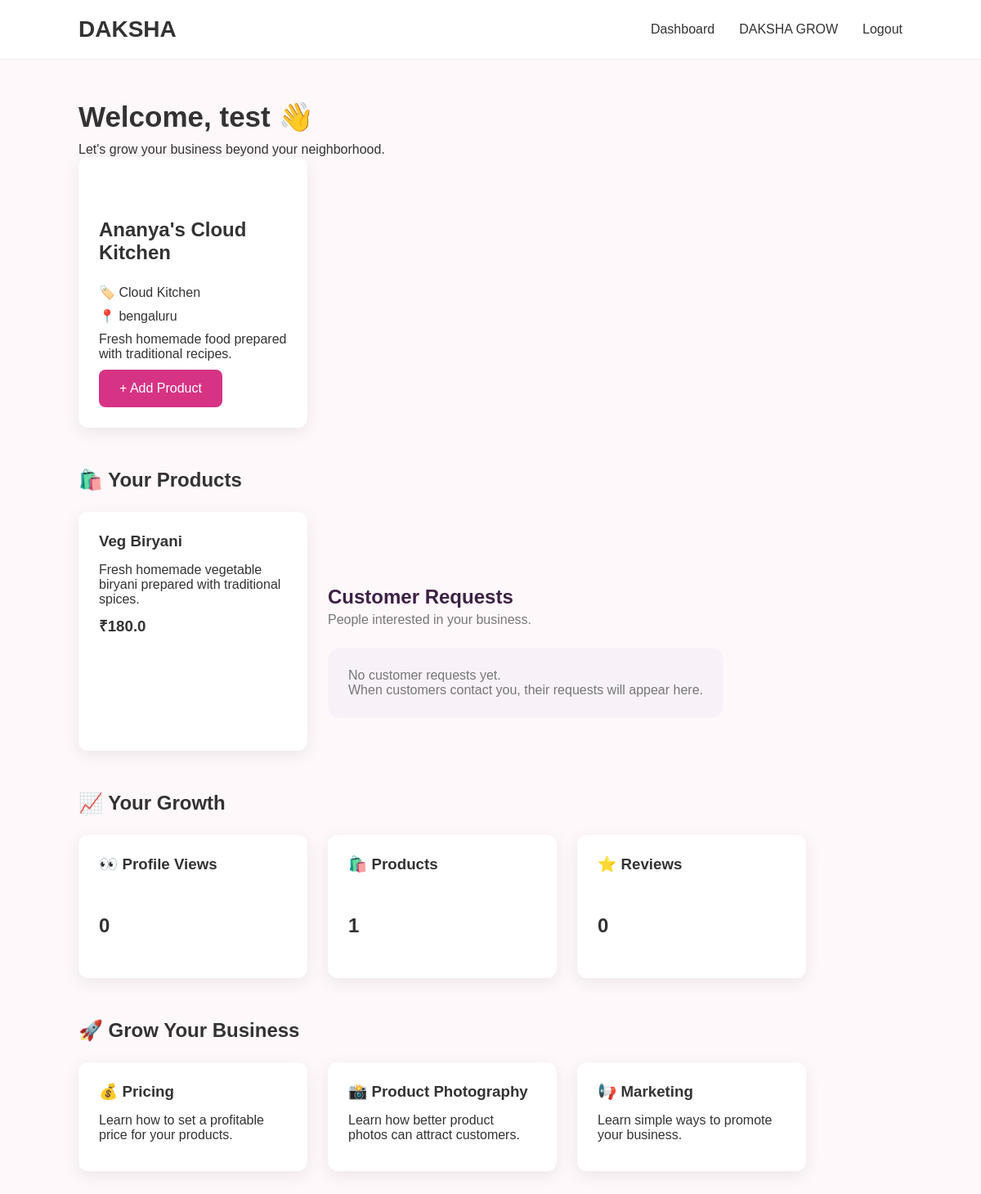
The app's page /entrepreneur (signed in) with its own data.
### tables this page shows
CREATE TABLE businesses (

            id INTEGER PRIMARY KEY AUTOINCREMENT,

            owner_id INTEGER NOT NULL,

            business_name TEXT NOT NULL,

            category TEXT NOT NULL,

            description TEXT,

            location TEXT,

            FOREIGN KEY (owner_id)
            REFERENCES users(id)

        );

CREATE TABLE products (

            id INTEGER PRIMARY KEY AUTOINCREMENT,

            business_id INTEGER NOT NULL,

            name TEXT NOT NULL,

            description TEXT,

            price REAL NOT NULL,

            FOREIGN KEY (business_id)
            REFERENCES businesses(id)

        );

### app.py (the view)
@app.route("/entrepreneur")
def entrepreneur():
    if "user_id" not in session:
        return redirect("/login")
    if session.get("role") != "entrepreneur":
        return redirect("/")
    connection = get_db()
    business = connection.execute("""
        SELECT *
        FROM businesses
        WHERE owner_id = ?
    """, (
        session["user_id"],
    )).fetchone()
    products = []
    requests = []
    if business:
        products = connection.execute("""
            SELECT *
            FROM products
            WHERE business_id = ?
            ORDER BY id DESC
        """, (
            business["id"],
        )).fetchall()
        requests = connection.execute("""
            SELECT
                requests.*,
                users.name AS customer_name,
                users.email AS customer_email
            FROM requests
            JOIN users
            ON requests.customer_id = users.id
            WHERE requests.business_id = ?
            ORDER BY requests.id DESC
        """, (
            business["id"],
        )).fetchall()
    connection.close()
    return render_template(
        "entrepreneur.html",
        name=session["name"],
        business=business,
        products=products,
        requests=requests
    )

### app.py (called while the page is built)
def get_db():
    connection = sqlite3.connect("database.db")
    connection.row_factory = sqlite3.Row
    return connection

### templates/entrepreneur.html (shortened to what this page needs)
<!DOCTYPE html>
<html>
<head>
    <link rel="stylesheet" href="{{ url_for('static', filename='style.css') }}">
</head>
<body>
    <nav class="navbar">
        <div class="logo">
            DAKSHA
        </div>
        <div class="nav-links">
            <a href="/entrepreneur">
                Dashboard
            </a>
            <a href="/grow">
                DAKSHA GROW
            </a>
            <a href="/logout">
                Logout
            </a>
        </div>
    </nav>
    <section class="dashboard">
        <h1>
            Welcome, {{ name }} 👋
        </h1>
        <p>
            Let's grow your business beyond your neighborhood.
        </p>
        {% if business %}
        <div class="business-card">
            <h2>
                {{ business["business_name"] }}
            </h2>
            <p>
                🏷️ {{ business["category"] }}
            </p>
            <p>
                📍 {{ business["location"] }}
            </p>
            <p>
                {{ business["description"] }}
            </p>
            <a href="/add-product">
                <button>
                    + Add Product
                </button>
            </a>
        </div>
        <h2>
            🛍️ Your Products
        </h2>
        <div class="business-container">
            {% if products %}
            {% for product in products %}
            <div class="business-card">
                <h3>
                    {{ product["name"] }}
                </h3>
                <p>
                    {{ product["description"] }}
                </p>
                <h3>
                    ₹{{ product["price"] }}
                </h3>
            </div>
            {% if business %}
            <div class="dashboard-section">
                <h2>
                    Customer Requests
                </h2>
                <p class="section-subtitle">
                    People interested in your business.
                </p>
                {% if requests %}
                <div class="request-list">
                    {% for item in requests %}
                    <div class="entrepreneur-request">
                        <div class="request-header">
                            <h3>
                                {{ item["customer_name"] }}
                            </h3>
                            <span>
                                {{ item["status"] }}
                            </span>
                        </div>
                        <p>
                            {{ item["message"] }}
                        </p>
                        <small>
                            {{ item["customer_email"] }}
                        </small>
                    </div>
                    {% endfor %}
                </div>
                {% else %}
                <div class="no-requests">
                    <p>
                        No customer requests yet.
                    </p>
                    <p>
                        When customers contact you, their requests will appear here.
                    </p>
                </div>
                {% endif %}
            </div>
            {% endif %}
            {% endfor %}
            {% endif %}
        </div>
        {% endif %}
        <h2>
            📈 Your Growth
        </h2>
        <div class="business-container">
            <div class="business-card">
                <h3>
                    👀 Profile Views
                </h3>
                <h2>
                    0
                </h2>
            </div>
            <div class="business-card">
                <h3>
                    🛍️ Products
                </h3>
                <h2>
                    {{ products|length }}
                </h2>
            </div>
            <div class="business-card">
                <h3>
                    ⭐ Reviews
                </h3>
                <h2>
                    0
                </h2>
            </div>
        </div>
        <h2>
            🚀 Grow Your Business
        </h2>
        <div class="business-container">
            <div class="business-card">
                <h3>
                    💰 Pricing
                </h3>
                <p>
                    Learn how to set a profitable
                    price for your products.
                </p>
            </div>
            <div class="business-card">
                <h3>
                    📸 Product Photography
                </h3>
                <p>
                    Learn how better product photos
                    can attract customers.
                </p>
            </div>
            <div class="business-card">
                <h3>
                    📢 Marketing
                </h3>
                <p>
                    Learn simple ways to promote
                    your business.
                </p>
            </div>
        </div>
    </section>
</body>
</html>

### static/style.css (style rules this page uses)
* { margin: 0; padding: 0; box-sizing: border-box; }
body { font-family: Arial, sans-serif; background-color: #fff8fb; color: #333; }
.navbar { display: flex; justify-content: space-between; align-items: center; padding: 20px 8%; background-color: white; border-bottom: 1px solid #eee; }
.logo { font-size: 28px; font-weight: bold; }
.nav-links { display: flex; gap: 30px; }
.nav-links a { text-decoration: none; color: #333; }
button { padding: 14px 25px; border: none; border-radius: 8px; background-color: #d63384; color: white; font-size: 16px; cursor: pointer; }
.dashboard { padding: 50px 8%; }
.dashboard h1 { font-size: 35px; margin-bottom: 10px; }
.dashboard h2 { margin-top: 50px; margin-bottom: 25px; }
.business-container { display: flex; gap: 25px; flex-wrap: wrap; }
.business-card { width: 280px; padding: 25px; background: white; border-radius: 12px; box-shadow: 0 5px 20px rgba(0, 0, 0, 0.08); }
.business-card h3 { margin-bottom: 15px; }
.business-card p { margin: 10px 0; }
.section-subtitle { color: #777; margin-bottom: 25px; }
.dashboard-section { margin-top: 40px; margin-bottom: 40px; }
.dashboard-section h2 { color: #3d2145; margin-bottom: 5px; }
.no-requests { background: #f8f2f8; padding: 25px; border-radius: 15px; color: #777; }

### records on screen
businesses: business_name "Ananya's Cloud Kitchen", category "Cloud Kitchen", location "bengaluru", description "Fresh homemade food prepared with traditional recipes."
products: name "Veg Biryani", description "Fresh homemade vegetable biryani prepared with traditional spices.", price "180.0"

### other values on screen
{{ name }} "test"
{{ products|length }} "1"
